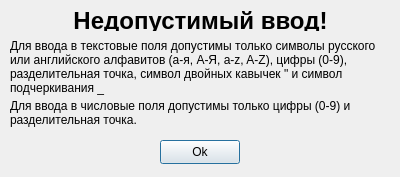
<?xml version="1.0" encoding="UTF-8"?>
<ui version="4.0">
 <class>Dialog</class>
 <widget class="QDialog" name="Dialog">
  <property name="geometry">
   <rect>
    <x>0</x>
    <y>0</y>
    <width>400</width>
    <height>177</height>
   </rect>
  </property>
  <property name="windowTitle">
   <string>Введены недопустимые символы</string>
  </property>
  <widget class="QLabel" name="LString">
   <property name="geometry">
    <rect>
     <x>10</x>
     <y>39</y>
     <width>381</width>
     <height>61</height>
    </rect>
   </property>
   <property name="locale">
    <locale language="Russian" country="Russia"/>
   </property>
   <property name="text">
    <string>Для ввода в текстовые поля допустимы только символы русского или английского алфавитов (а-я, А-Я, a-z, A-Z), цифры (0-9), разделительная точка, символ двойных кавычек &quot; и символ подчеркивания _</string>
   </property>
   <property name="alignment">
    <set>Qt::AlignLeading|Qt::AlignLeft|Qt::AlignTop</set>
   </property>
   <property name="wordWrap">
    <bool>true</bool>
   </property>
  </widget>
  <widget class="QLabel" name="LDigit">
   <property name="geometry">
    <rect>
     <x>10</x>
     <y>99</y>
     <width>381</width>
     <height>31</height>
    </rect>
   </property>
   <property name="locale">
    <locale language="Russian" country="Russia"/>
   </property>
   <property name="text">
    <string>Для ввода в числовые поля допустимы только цифры (0-9) и разделительная точка.</string>
   </property>
   <property name="alignment">
    <set>Qt::AlignLeading|Qt::AlignLeft|Qt::AlignTop</set>
   </property>
   <property name="wordWrap">
    <bool>true</bool>
   </property>
  </widget>
  <widget class="QLabel" name="LTitle">
   <property name="geometry">
    <rect>
     <x>10</x>
     <y>10</y>
     <width>381</width>
     <height>21</height>
    </rect>
   </property>
   <property name="font">
    <font>
     <pointsize>18</pointsize>
     <weight>75</weight>
     <bold>true</bold>
    </font>
   </property>
   <property name="text">
    <string>Недопустимый ввод!</string>
   </property>
   <property name="textFormat">
    <enum>Qt::AutoText</enum>
   </property>
   <property name="scaledContents">
    <bool>false</bool>
   </property>
   <property name="alignment">
    <set>Qt::AlignCenter</set>
   </property>
  </widget>
  <widget class="QPushButton" name="okButton">
   <property name="geometry">
    <rect>
     <x>160</x>
     <y>140</y>
     <width>80</width>
     <height>24</height>
    </rect>
   </property>
   <property name="text">
    <string>Ok</string>
   </property>
  </widget>
 </widget>
 <resources/>
 <connections/>
</ui>
